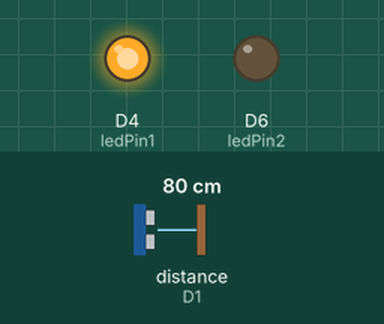
Recording of a program running on a simulated ESP8266 (NodeMCU). Parts: output pins drawn as LEDs (lit = HIGH). Wiring (inferred from the names in the program): ultrasonic range finder: trigger D3; echo D1. The test bench sets the inputs (shaded band); at power-on: distance to the obstacle (sensor on D1) 80 cm. The echo pulse lasts 58.3 µs per cm; pins used as bus, display or sensor lines are not drawn.

Above: at 0.1 s.
Timing chart, 0 to 1.6 s (numbered marks = the images above):
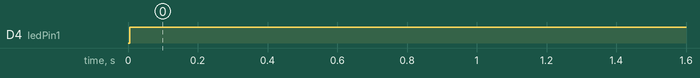

The program:

main.cpp
```cpp
#include <Arduino.h>

int echoPin = D1;
int trigPin = D3;
int ledPin1 = D4;
int ledPin2 = D6;

// declare variable for time and distance
long duration;
int distance;

void setup() {
  // put your setup code here, to run once:
  pinMode(echoPin, INPUT);
  pinMode(trigPin, OUTPUT);
  pinMode(ledPin1, OUTPUT);
  pinMode(ledPin2, OUTPUT);
  Serial.begin(9600);
}

void loop() {
  // put your main code here, to run repeatedly:
  digitalWrite(trigPin, LOW);
  delayMicroseconds(5);
  digitalWrite(trigPin, HIGH);
  delayMicroseconds(10);
  digitalWrite(trigPin, LOW);

  //untuk menghitung waktu sinyal diterima
  duration = pulseIn(echoPin, HIGH);

  //menghitung jarak
  distance = duration * 0.034 / 2;

  if(distance<=100){
      digitalWrite(ledPin1, HIGH);
    } else {
      digitalWrite(ledPin2, LOW);
    }

  delay(1000);
}
```

Measured:
- by itself, D4 (ledPin1): LOW → HIGH at 0.01 s
